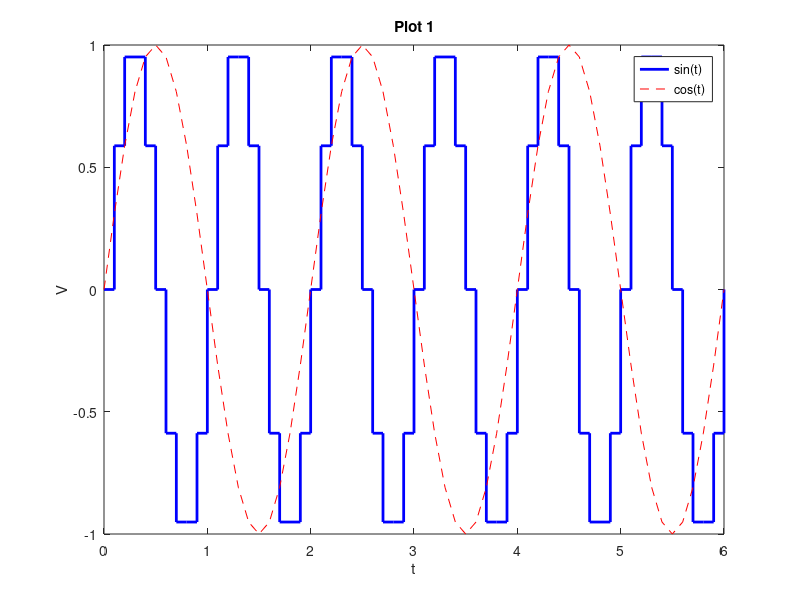
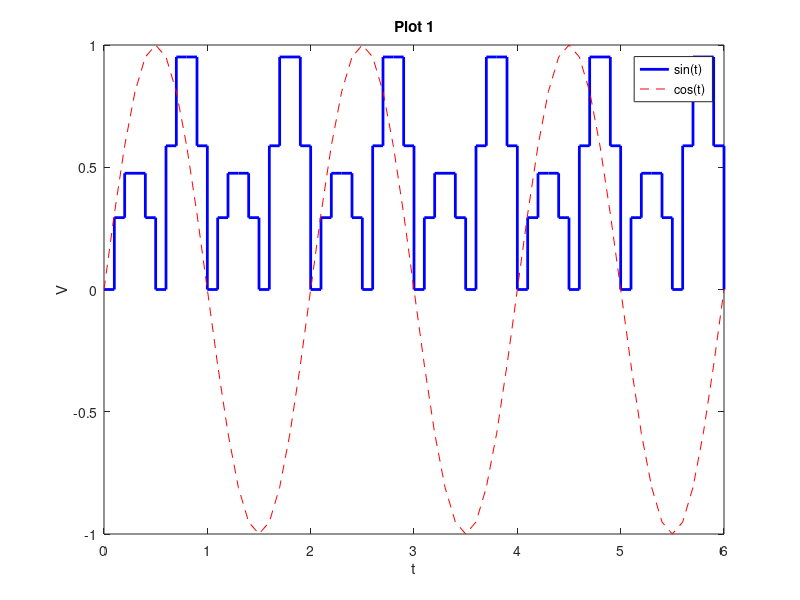

Source code (MATLAB) for these figures, in order: (Note: this script raises an error after producing the figures.)
%% Preamble and Configuration
addpath('../EGB243SupportingFiles') % Makes the supporting functions available 
% to Matlab by adding the path to the Matlab Search Path for this session 
% (it gets removed when matlab is closed).

close all
%% Elementary Operations
% Vectors
A = [2 4 6 8 10 12 14]  % Vector elements are contained between '[' and ']'
A = [2 4 6];            % ';' supresses the output in the Command Window

C = 1:10;               % ':' defines a sequence (or 'slice' when indexing)
D = 11:20;

a = 2; b = 2; c = 14;   % Scalar variables; Commands can be on the same line
A = 2:2:14;             % Starts with a, ends with c, elems separated by b

% Matrices
M = [1 2 3; 4 5 6; 7 8 9]; % ';' delimits lines
M = [1 2 3; ...            % '...' lets the command continue in the next line
    4 5 6;  ...
    7 8 9];

M = [C;D]
N = M'                 % ' transposes a vector/matrix
N = [C';D']            % notice the difference

n = 2; m = 2^2;        % '^' is the power operator
ones(n,m);             % n by m matrix of ones
zeros(n,m);            % n by m matrix of zeros

% Indexing
c = C(1:5)             % ':' slices when indexing
d = D(1:5)

c = C(:)               % ':' alone returns all elements
C(5) = 50;             % Indexing is useful for assignment

C = M(1,:)             % returns all elements of line 1

% Math operations
A = [1 2]*[1 2]'       % vector-by-vector product
A = [1 2].*[1 2]       % element-wise product      

A = [1 2; 3 4]; B = [5 6; 7 8];
C = A*B               % matrix product
C = A.*B              % element-wise product

%% Polynomials
p_roots = [2 2]
p = poly(p_roots)     % x^2 - 4*x + 4 

%% Functions
dt = 0.1;           % time interval between samples
t = 0:dt:6;         % time vector
x = sin(t*2*pi);    % Matlab has many built-in functions
y = sin(t*pi);

% There are also 'user-defined' functions that is possible to create. Check
% the 'loadparam.m' file in the '../EGB243SupportingFiles/' folder.

%% Structures 
Str.t = t;          % Structs group different variables in the one object
Str.x = x;          % ideal for using as parameters for functions
Str.y = y;

%% Graphical Representations
figure(1)
    stairs(Str.t,Str.x,'b','linewidth',2) % suitable for discrete signals
    hold on
    plot(Str.t,Str.y,'r--')               % connects the data points
    hold off
    legend('sin(t)','cos(t)')
    title('Plot 1')
    ylabel('V'); xlabel('t');

%% Program Control/Logic Statements
for i = 1:length(t)                     % for-loop
    if Str.x(i) < 0                     % if condition
        Str.x(i) = -Str.x(i);
    else                                % else condition
        Str.x(i) = 0.5*Str.x(i);
    end
end
figure(2)
    stairs(Str.t,Str.x,'b','linewidth',2)
    hold on
    plot(Str.t,Str.y,'r--')
    hold off
    legend('sin(t)','cos(t)')
    title('Plot 1')
    ylabel('V'); xlabel('t');

%% Read/write operations
tt = 0:0.1:1;
signal = [zeros(1,10) tt ones(1,10) -tt+1 zeros(1,10)];
writematrix(signal,'data.txt')
% Take a look at the file to see how Matlab stored the signal

x = readmatrix('data.txt'); % read a file with delimited values
figure(3)
    plot(x); 
    axis([0 60 -0.2 1.2]);
    grid on

%% (Task 1) Elementary Operations
A = [0 2 -8; 3 5 4; -1.5 -1 1]; B = [4 4 0; 1 4 0; -1 -2 2];
a = -2; b = 2;
v = [1 3 2]'; w = [3; 1; 0];

%TODO: Calculate the following
% 1.1 Dot product between v and w
vw = v.*w;

% 1.2 Create a matrix X extracting the first column of A and second column 
%     of B
X = [A(:,1) B(:,2)];

% 1.3 x=(AB)^-1
x = (A*B)^-1;

% 1.4 Eigenvalues and eigenvectors of B (hint: search the documentation)
[V,D] = eig(B); % D - eigenvalues matrix, V - eigenvectors matrix

%% (Task 2) Functions
% Modify the 'quadratic_skel.m' function that finds the roots of the quadratic 
% equation a*x^2 + b*x + c
a = 2;
b = 10;
c = 15;
%c = 5;

%TODO: call the function here, assigning its output to the variable 'rootz'
%      and passing parameters a,b,c
rootz = quadratic(a,b,c);

rootz

%% (Task 3) - Graphical Representations
% TODO: modify the last function so it automatically plots the quadratic
% function and marks its roots.

%% (Task 4) - Program Control/Logic Statements
% TODO: modify the last function so it returns an error when the roots are
% imaginary
